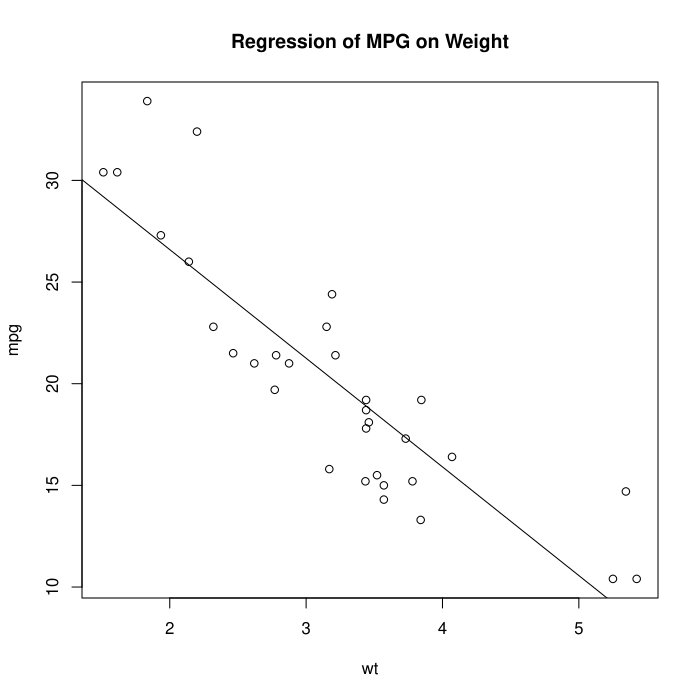

Source code (R):
pdf("graph2.pdf")
attach(mtcars)
plot(wt, mpg)
abline(lm(mpg~wt))
title("Regression of MPG on Weight")
detach(mtcars)
dev.off()
